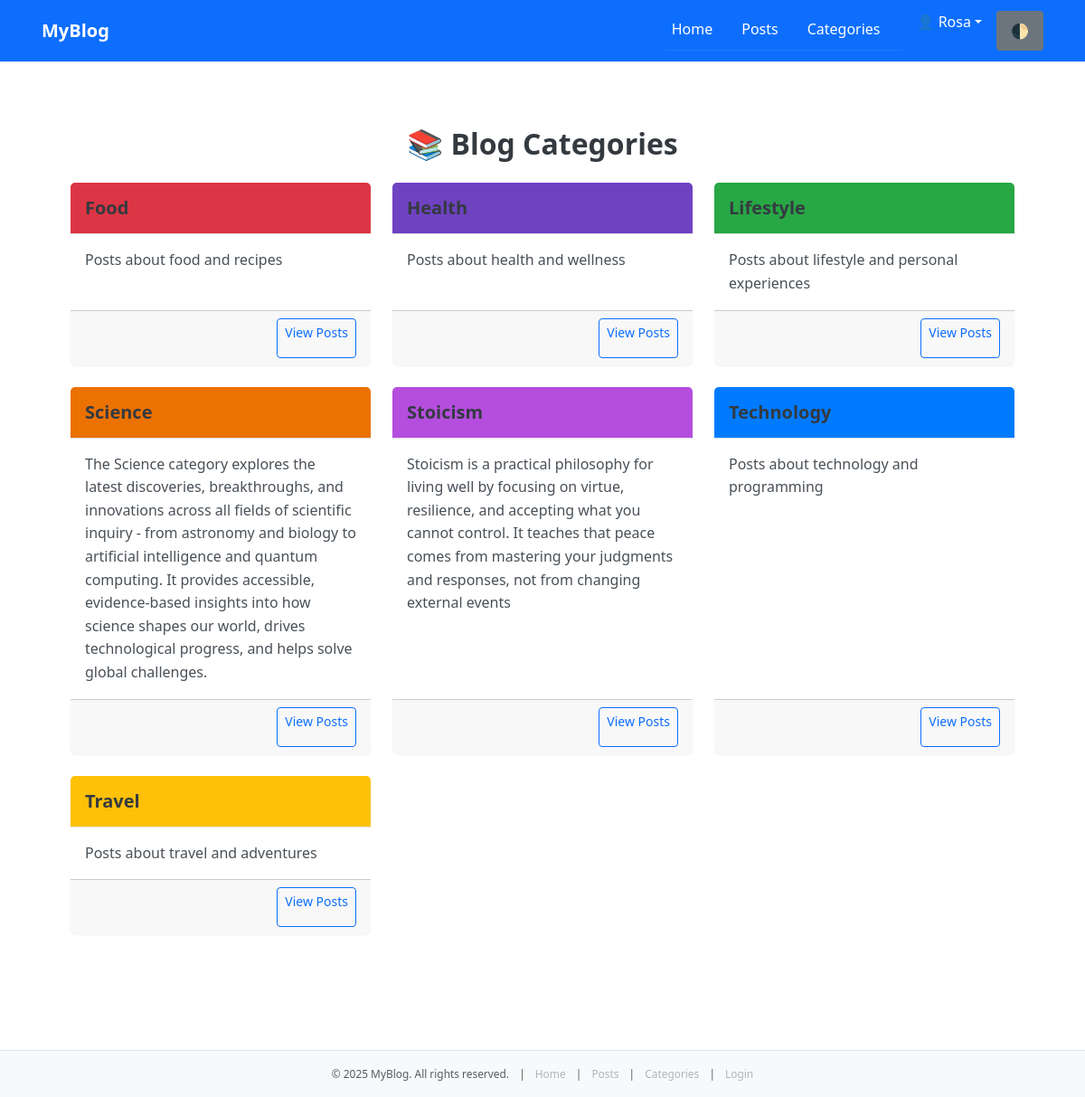
The app's page /index.php?page=categories-index (signed in) with its own data.
### tables this page shows
CREATE TABLE `categories` (
  `id` int(11) NOT NULL,
  `name` varchar(255) NOT NULL,
  `slug` varchar(255) NOT NULL,
  `description` text DEFAULT NULL,
  `color` varchar(7) DEFAULT '#007bff',
  `status` enum('active','inactive') DEFAULT 'active',
  `created_at` timestamp NOT NULL DEFAULT current_timestamp(),
  `updated_at` timestamp NOT NULL DEFAULT current_timestamp() ON UPDATE current_timestamp()
);

### src/Models/Category.php (called while the page is built, shortened)
<?php
class Category {
    public static function getAll($conn) {
        $List = array();
        $sql = "SELECT * FROM categories ORDER BY name ASC";
        $result = mysqli_query($conn, $sql);
        $i = 0;
        while ($data = mysqli_fetch_array($result)) {
            $List[$i]['id'] = $data['id'];
            $List[$i]['name'] = $data['name'];
            $List[$i]['slug'] = $data['slug'];
            $List[$i]['description'] = $data['description'];
            $List[$i]['color'] = $data['color'];
            $List[$i]['status'] = $data['status'];
            $List[$i]['created_at'] = $data['created_at'];
            $List[$i]['updated_at'] = $data['updated_at'];
            $i++;
        }
        return $List;
    }
}
?>

### src/controllers/CategoryController.php (called while the page is built, shortened)
<?php
require_once __DIR__ . '/../models/Category.php';
class CategoryController {
    public static function index($conn) {
        $List = Category::getAll($conn);
        return $List;
    }
}
?>

### src/views/categories/index.php (the view, shortened to what this page needs)
<?php
require_once __DIR__ . '/../../controllers/CategoryController.php';
$conn = connectDB();
$categories = CategoryController::index($conn);
?>
<section class="section section-light fade-in">
    <div class="container" id="main-content">
        <h2 class="text-center mb-4">📚 Blog Categories</h2>
        <?php if (!empty($categories)): ?>
            <div class="row">
                <?php foreach ($categories as $category): ?>
                    <?php if ($category['status'] === 'active'): ?>
                        <div class="col-md-6 col-lg-4 mb-4">
                            <div class="card border-0 shadow-sm h-100">
                                <div class="card-header text-white" style="background-color: <?= htmlspecialchars($category['color']) ?>;">
                                    <h5 class="mb-0"><?= htmlspecialchars($category['name']) ?></h5>
                                </div>
                                <div class="card-body">
                                    <p class="card-text"><?= htmlspecialchars($category['description']) ?></p>
                                </div>
                                <div class="card-footer text-end">
                                    <a href="<?= BASE_PATH ?>index.php?page=categories-show&slug=<?= urlencode($category['slug']) ?>" class="btn btn-sm btn-outline-primary">View Posts</a>
                                </div>
                            </div>
                        </div>
                    <?php endif; ?>
                <?php endforeach; ?>
            </div>
        <?php else: ?>
            <div class="alert alert-info text-center">No categories found.</div>
        <?php endif; ?>
    </div>
</section>
<?php
include __DIR__ . '/../layout/main.php';

### public/assets/css/style.css (style rules this page uses)
*, *::before, *::after { box-sizing: border-box; margin: 0; padding: 0; }
html, body { height: 100%; font-family: 'Segoe UI', 'Roboto', 'Helvetica Neue', sans-serif; font-size: 16px; line-height: 1.6; background-color: #f8f9fa; color: #212529; }
h1, h2, h3, h4, h5, h6 { font-weight: 600; margin-bottom: 0.75rem; color: #343a40; }
p { margin-bottom: 1rem; color: #495057; }
a { color: #0d6efd; text-decoration: none; transition: color 0.2s ease-in-out; }
.container { max-width: 1140px; margin: 0 auto; padding-left: 1rem; padding-right: 1rem; }
.section { padding: 3rem 0; }
.section-light { background-color: #ffffff; }
.card-header { padding: 1rem; border-bottom: 1px solid #dee2e6; font-weight: 600; background-color: #f8f9fa; }
.card-body { padding: 1rem; }
.mb-4 { margin-bottom: 1.5rem !important; }
.shadow-sm { box-shadow: 0 1px 2px rgba(0, 0, 0, 0.05) !important; }
.fade-in { animation: fadeIn 0.6s ease-in-out forwards; }
:root { --color-primary: #0d6efd; --color-secondary: #6c757d; --color-success: #198754; --color-danger: #dc3545; --color-warning: #ffc107; --color-info: #0dcaf0; --color-light: #f8f9fa; --color-dark: #212529; --font-base: 'Segoe UI', 'Roboto', 'Helvetica Neue', sans-serif; --font-size-base: 16px; --line-height-base: 1.6; --border-radius-sm: 0.25rem; --border-radius-md: 0.5rem; --border-radius-lg: 1rem; --shadow-sm: 0 1px 2px rgba(0, 0, 0, 0.05); --shadow-md: 0 2px 6px rgba(0, 0, 0, 0.1); --shadow-lg: 0 4px 12px rgba(0, 0, 0, 0.15); }
header, main, footer, nav, section, article, aside { display: block; }
section { margin-bottom: 2rem; }
body { padding: 0; margin: 0; overflow-x: hidden; }
.container, .section, .card-custom, .tab-content, .blog-card, .dashboard-card { padding-left: 1rem; padding-right: 1rem; }
button, a, input, textarea, select { touch-action: manipulation; -webkit-tap-highlight-color: transparent; }
.btn, .nav-link, .card-custom, .tab-item, .dropdown-toggle { min-height: 44px; min-width: 44px; }
:root { --theme-bg: #ffffff; --theme-text: #212529; --theme-accent: #0d6efd; --theme-muted: #6c757d; --theme-border: #dee2e6; }
body { background-color: var(--theme-bg); color: var(--theme-text); }
a { color: var(--theme-accent); }

### records on screen
categories: name "Food", description "Posts about food and recipes"
categories: name "Health", description "Posts about health and wellness"
categories: name "Lifestyle", description "Posts about lifestyle and personal experiences"
categories: name "Science", description "The Science category explores the latest discoveries, breakthroughs, and innovations across all fields of scientific inquiry - from astronomy and biology to artificial intelligence and quantum computing. It provides accessible, evidence-based insights into how science shapes our world, drives technological progress, and helps solve global challenges."
categories: name "Stoicism", description "Stoicism is a practical philosophy for living well by focusing on virtue, resilience, and accepting what you cannot control. It teaches that peace comes from mastering your judgments and responses, not from changing external events"
categories: name "Technology", description "Posts about technology and programming"
categories: name "Travel", description "Posts about travel and adventures"

### other values on screen
$username "Rosa"
